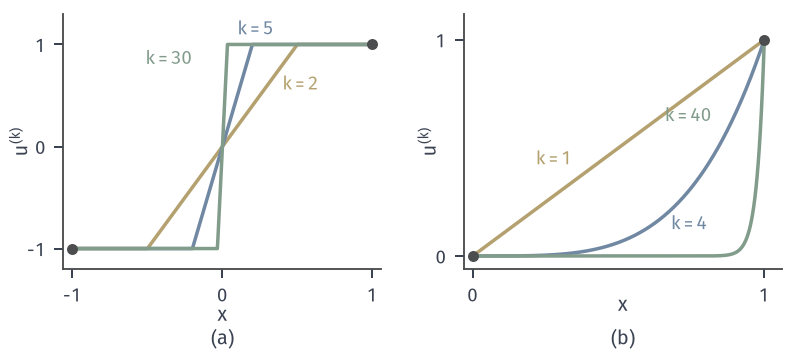

Write Python code to recreate this figure.
from pathlib import Path
import sys
HERE = Path(__file__).resolve().parent
sys.path.insert(0, str(HERE.parent/'func-common'))
from func_fig import *
# (a) Weierstrass：J=int_{-1}^1 x^2 u'^2，u_k=clip(kx,-1,1)；(b) W^{1,1}：u_k=x^k。
fig, axes = figure(width_mm=112, height_mm=50, ncols=2)
panel(fig, left=.08, wspace=.26, bottom=.24)
ax = axes[0]
x = np.linspace(-1, 1, 1601)
for k, c in ((2, YELLOW), (5, BLUE), (30, GREEN)):
    ax.plot(x, np.clip(k*x, -1, 1), color=c, lw=1.4)
ax.plot([-1, 1], [-1, 1], 'o', ms=4.4, color=STROKE, mew=0, zorder=6)
ax.text(.52, .55, '$k=2$', color=YELLOW, fontsize=7.5, ha='center'); ax.text(.22, 1.09, '$k=5$', color=BLUE, fontsize=7.5, ha='center'); ax.text(-.2, .8, '$k=30$', color=GREEN, fontsize=7.5, ha='right')
ax.set_xlim(-1.06, 1.06); ax.set_ylim(-1.2, 1.3); ax.set_xticks([-1, 0, 1]); ax.set_yticks([-1, 0, 1]); ax.set_xlabel('$x$', labelpad=0); ax.set_ylabel('$u^{(k)}$', labelpad=-2)
ax = axes[1]
for k, c in ((1, YELLOW), (4, BLUE), (40, GREEN)):
    ax.plot(X, X**k, color=c, lw=1.4)
ax.plot([0, 1], [0, 1], 'o', ms=4.4, color=STROKE, mew=0, zorder=6)
ax.text(.34, .42, '$k=1$', color=YELLOW, fontsize=7.5, ha='right'); ax.text(.68, .12, '$k=4$', color=BLUE, fontsize=7.5); ax.text(.82, .62, '$k=40$', color=GREEN, fontsize=7.5, ha='right')
ax.set_xlim(-.03, 1.06); ax.set_ylim(-.06, 1.12); ax.set_xticks([0, 1]); ax.set_yticks([0, 1]); ax.set_xlabel('$x$', labelpad=-4); ax.set_ylabel('$u^{(k)}$', labelpad=-2)
tags(fig, axes)
k = np.array([2, 5, 30])
save(fig, HERE, 'figure', {'a': 'clip(kx,-1,1)', 'J_a': (2/(3*k)).tolist(), 'seminorm2_a': (2*k).tolist(), 'b': 'x^k', 'J_b': (1+1/(2*np.array([1,4,40])+1)).tolist()})
